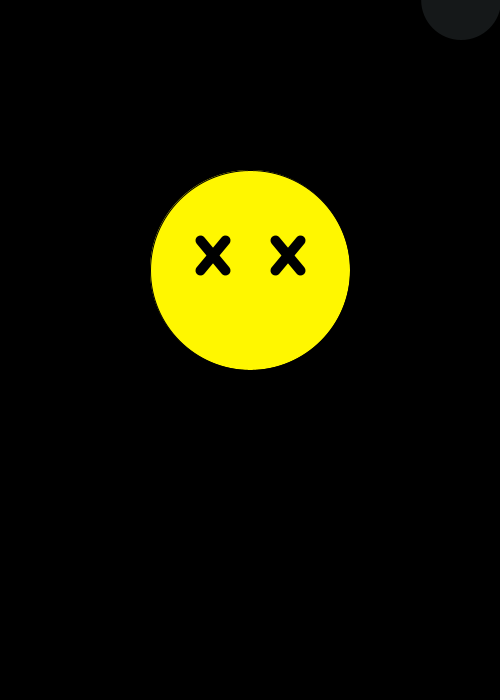
Frame 1 (no input)
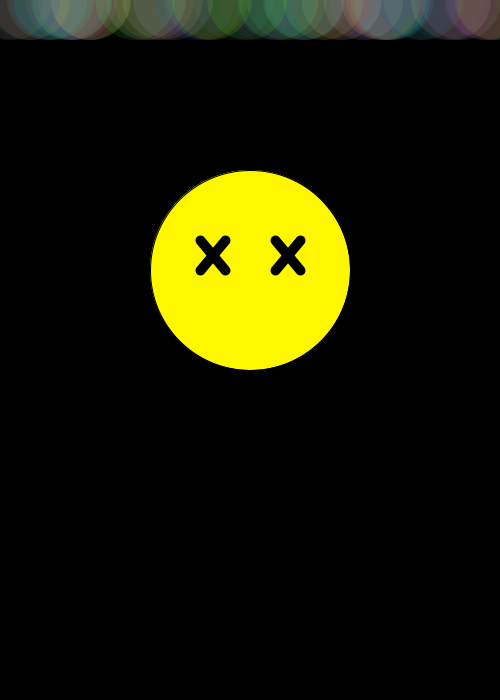
Frame 60 (the mouse pressed at the canvas centre just before this capture)
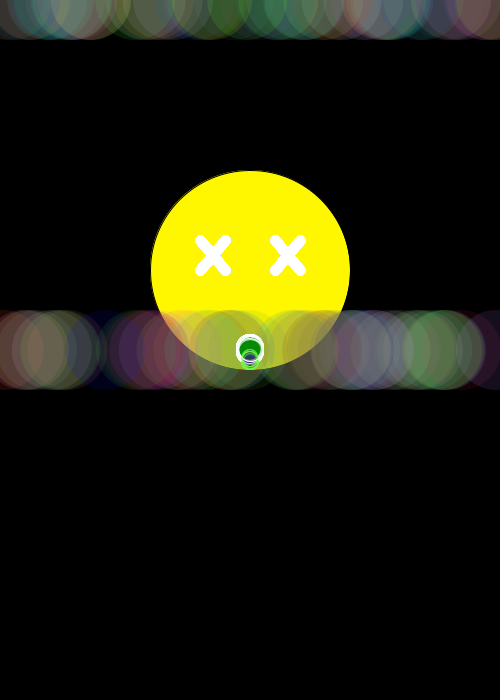
Frame 120 (the mouse held since frame 60 and released just before this capture)

The Processing sketch that drew these frames (run headless with seeded random() and noise(); from frame 60 on, the mouse is pressed at the canvas centre):

// Processing sketch: processing_77049
// ── processing_77049.pde

// Riho Mineta
// Midterm Project
// Bad Trip

int num_part = 10;
int time = 25000;
Vomit [] greenballs = new Vomit[num_part];
Vomit [] moreballs = new Vomit [num_part];
Raindrop[] raindrops = new Raindrop[200];
Boolean isSetup = false;

void setup() {
  background(0);
  size(500, 700);
  
  //face
  fill(255, 247, 0);
  ellipse(width/2, height/2 - 80, 200, 200);
  
  for(int q = 0; q<raindrops.length; q++) {
    raindrops[q] = new Raindrop(random(5));
  }
  for (int i = 0; i<num_part; i++) {
    float x = width/2;
    float y = height/2;
  }
  
}


void draw() {
    fill (0);
  strokeWeight(10);
  line (200, 240, 225, 270);
  line (225, 240, 200, 270);
  line (275, 240, 300, 270);
  line (300, 240, 275, 270);
  
  strokeWeight(1);
  fill(255);
  int currentTime = millis();
  if (currentTime > time) {
    for(int q = 0; q<raindrops.length; q++)
    raindrops[q].raining();
  }
 


//colorful dots
noStroke();
fill(random(255), random(255), random(255), 30);
ellipse (random(width), mouseY, 80, 80);


  if (mousePressed == true) {
    //this sets up all the particles
    for (int i = 0; i<num_part; i++) {
      greenballs[i] = new Vomit(width/2, height/2 + 10);
      moreballs[i] = new Vomit (width/2, height/2);
    }
    isSetup = true;//we have to use this to check if they are setup or not
  }
  if (isSetup == true) { //if setup, then move and display them
    for (int i = 0; i<num_part; i= i+1) {
      greenballs[i].move();
      greenballs[i].display();
      moreballs[i].move();
      moreballs[i].display2();
    }
  }
  int timer = millis();
  println(timer); 

  }


 
class Vomit {
  float x_pos;
  float y_pos;
  float x_speed;
  float y_speed;
 
  Vomit (int _x, int _y) {
    x_pos = _x;
    y_pos = _y;
    x_speed += random(-1, 1);
    y_speed += random(-3, 2);
  }//end constructor. It should only run once when you setup the particle, like the setup() function
  //
  
  void move() {//i use update to do math. In this case move the particle
    x_pos = x_pos + x_speed;
    y_pos = y_pos + y_speed;
    y_speed += .1;//this makes it behave like gravity.
       if (y_pos > height - 12.5) {
   y_speed = y_speed * -1;//bounce
   y_speed = y_speed *.8;//lose a bit of bounce
   y_pos = height - 12.5;
  }
  }//end update
  
  void display() {//if you wanted to draw a different shape, this is where you would do it
  stroke(115,247,65);
  strokeWeight(1);
  fill(random(255), random(0), random(255), 40);
    ellipse(x_pos, y_pos, 15, 15);
  }//display
  
  void display2() {
  stroke(255);
  strokeWeight(1);
  fill(random(0), random(255), random(0), 20);
  ellipse (x_pos, y_pos, 25, 25);
  }
}//end of class


class Raindrop{
  float x = 0;
  float y = 0;
  float m = 0;
   
  public Raindrop(float m){
    this.x=random(width);
    this.y=random(height);
    this.m=m;
  }
   
  public void raining(){
    fill(225);
    ellipse(x,y,random(5),random(10));
     
     
    if(y<height){
      y+=m;
    }else{
      y=0;
    }
  } 
}
